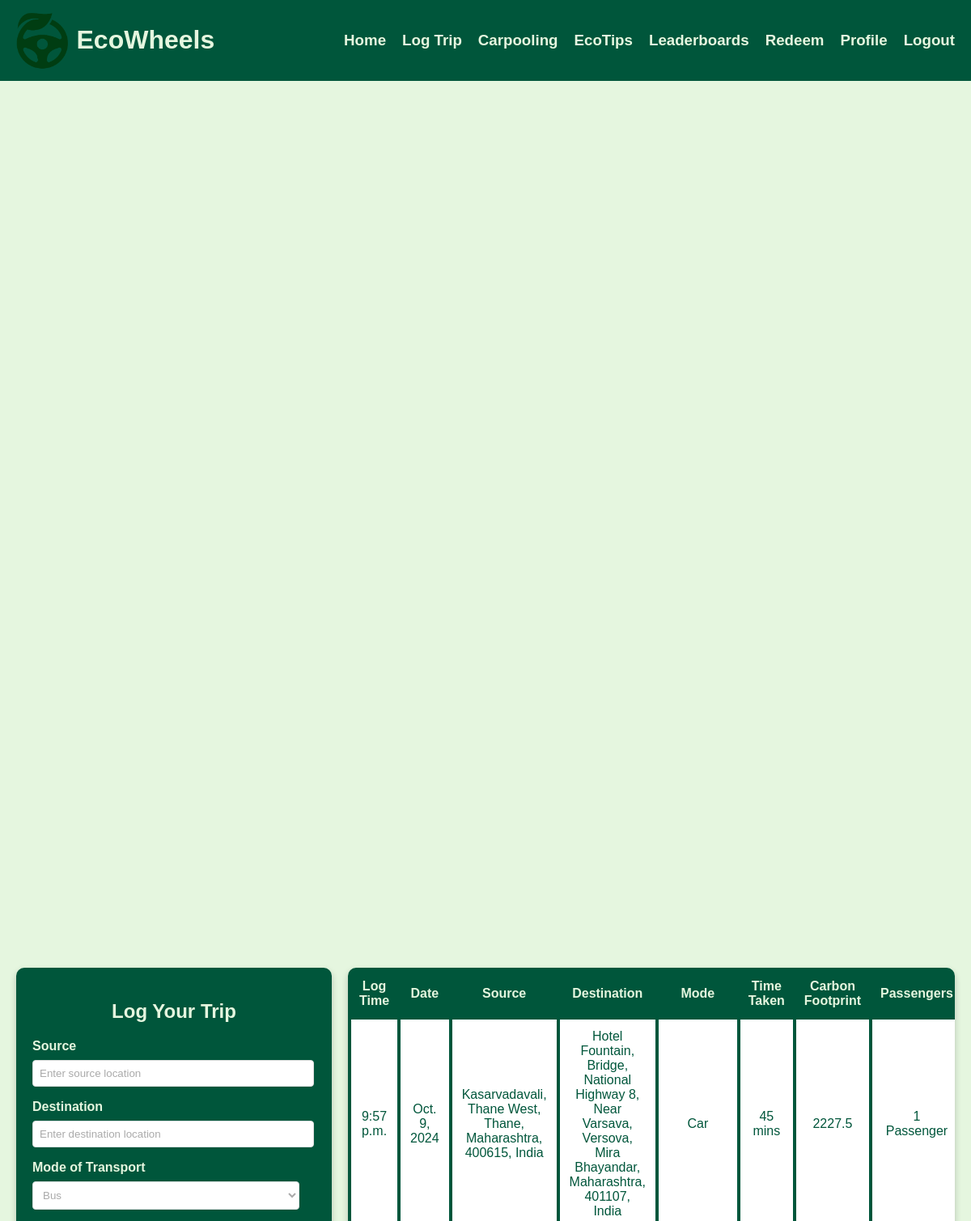
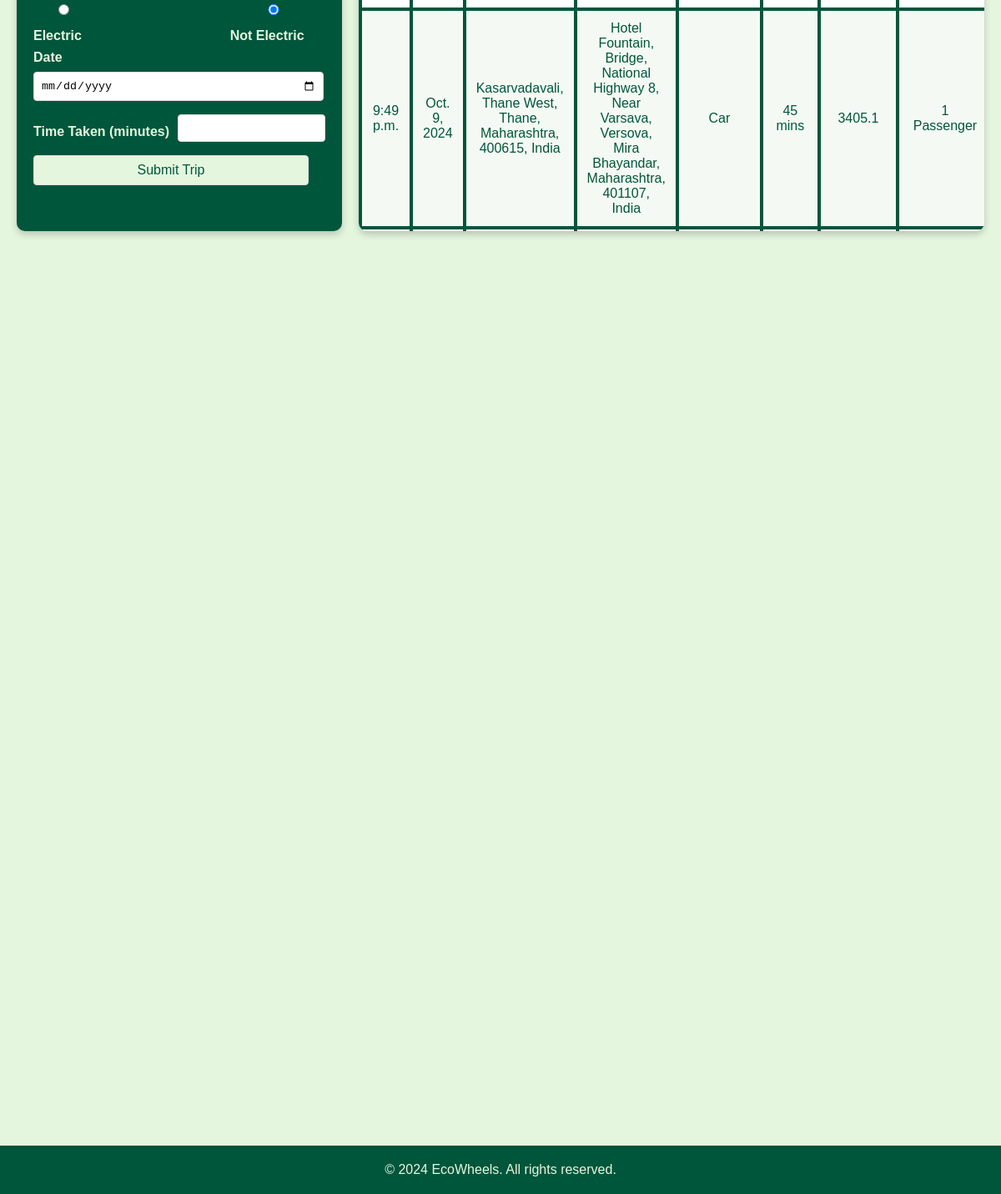
/logtrip/ (signed in), run on the app's committed database (2 pictures, top to bottom).
### main/models.py (models this page shows, shortened)
class TravelLog(models.Model):
    user = models.ForeignKey(User, on_delete=models.CASCADE)
    source_address = models.CharField(max_length=255)
    destination_address = models.CharField(max_length=255)
    source_latitude = models.FloatField()
    source_longitude = models.FloatField()
    destination_latitude = models.FloatField()
    destination_longitude = models.FloatField()
    distance = models.FloatField()
    date = models.DateField()
    time_taken = models.CharField(max_length=100)
    time_duration_fetched = models.CharField(max_length=100)  # New field
    is_electric = models.BooleanField()
    mode_of_transport = models.CharField(max_length=50)
    carbon_footprint = models.FloatField()
    log_time = models.TimeField()

### main/views.py (the view, shortened to what this page needs)
# urls.py: path('logtrip/', mviews.logtrip,name='logtrip'),
@login_required(login_url='/login/')
def logtrip(request):
    user = request.user
    travellog = TravelLog.objects.filter(user=user).order_by('-date', '-log_time')
    context = {
        'travellog': travellog,
        'OLAMAPS_API': OLAMAPS_API
    }
    return render(request, 'main/logtrip.html', context)

### templates/main/logtrip.html (shortened to what this page needs)
{% extends 'main/base.html' %}
{% load static %}
{% block extra_head %}
<link rel="stylesheet" href="{% static 'css/logtrip.css'%}">
{% endblock %}
{% block content %}
<div class="main-container">
    <div class="form-container">
        <h2>Log Your Trip</h2>
        <form id="trip-form" action="{% url 'logtrip' %}" method="post">
            <label for="source">Source</label>
            <input type="text" id="source-input" name="source" placeholder="Enter source location" required />
            <label for="destination">Destination</label>
            <input type="text" id="destination-input" name="destination" placeholder="Enter destination location" required />
            <label for="mode-of-transport">Mode of Transport</label>
            <select id="mode-of-transport" name="mode_of_transport" required>
                <option value="bus">Bus</option>
            </select>
            <div class="form-row">
                <label><input type="radio" name="is_electric" value="yes"> Electric</label>
                <label><input type="radio" name="is_electric" value="no" checked> Not Electric</label>
            </div>
            <label for="date">Date</label>
            <input type="date" id="date" name="date" required />
            <div class="form-row">
                <label for="time-taken">Time Taken (minutes)</label>
                <input type="number" id="time-taken" name="time_taken" step="1" required />
            </div>
            <button type="submit">Submit Trip</button>
        </form>
    </div>
    <div class="trip-table-container">
        <table>
            <thead>
                <tr>
                    <th>Log Time</th>
                    <th>Date</th>
                    <th>Source</th>
                    <th>Destination</th>
                    <th>Mode</th>
                    <th>Time Taken</th>
                    <th>Carbon Footprint</th>
                    <th>Passengers</th>
                </tr>
            </thead>
            <tbody>
                {% for trip in travellog %}
                <tr>
                    <td>{{ trip.log_time }}</td>
                    <td>{{ trip.date }}</td>
                    <td>{{ trip.source_address }}</td>
                    <td>{{ trip.destination_address }}</td>
                    {% with mode=trip.mode_of_transport %}
                    <td>
                        {% if mode|last in "1234" %}
                            {{ mode|slice:":-1"|title }}
                        {% else %}
                            {{ mode|title }}
                        {% endif %}
                    </td>
                    {% endwith %}
                    <td>{{ trip.time_taken }} mins</td>
                    <td>{{ trip.carbon_footprint }}</td>
                    <td>
                        {% if trip.mode_of_transport|last == "1" %}
                            1 Passenger
                        {% elif trip.mode_of_transport|last == "2" %}
                            2 Passengers
                        {% elif trip.mode_of_transport|last == "3" %}
                            3 Passengers
                        {% elif trip.mode_of_transport|last == "4" %}
                            4 Passengers
                        {% else %}
                            Unknown Number of Passengers
                        {% endif %}
                    </td>
                </tr>
                {% endfor %}
            </tbody>
        </table>
    </div>
</div>
{% endblock %}

### static/css/landingpage.css (style rules this page uses)
body { font-family: Arial, sans-serif; margin: 0; padding: 0; display: flex; flex-direction: column; height: 100vh; justify-content: space-between; background-color: #E5F6DF; }

### static/css/logtrip.css (style rules this page uses)
body { font-family: Arial, sans-serif; margin: 0; padding: 0; display: flex; flex-direction: column; height: 100vh; justify-content: space-between; background-color: #E5F6DF; }
.main-container { display: flex; justify-content: space-between; align-items: stretch; padding: 20px; }
.form-container { background-color: #00563B; padding: 20px; border-radius: 10px; max-width: 350px; width: 100%; box-shadow: 0 4px 8px rgba(0, 0, 0, 0.2); color: #E5F6DF; position: relative; margin: 0; flex-shrink: 0; height: 550px; }
.form-container h2 { text-align: center; color: #E5F6DF; margin-bottom: 20px; }
.form-container label { display: block; margin-bottom: 8px; color: #E5F6DF; font-weight: bold; }
.form-container input, .form-container select, .form-container button { width: calc(100% - 20px); padding: 8px; margin-bottom: 16px; border: 1px solid #ddd; border-radius: 4px; background-color: #fff; transition: all 0.3s ease; }
.form-container input::placeholder, .form-container select { color: #aaa; }
.form-container button { background-color: #E5F6DF; color: #00563B; font-size: 16px; cursor: pointer; }
.form-row { display: flex; justify-content: space-between; align-items: center; gap: 10px; }
.form-row input[type="number"] { flex: 1; }
.trip-table-container { background-color: #E5F6DF; border-radius: 10px; box-shadow: 0 4px 8px rgba(0, 0, 0, 0.2); width: 100%; margin-left: 20px; overflow-y: auto; height: 100%; flex-grow: 1; height: 590px; }
table { width: 100%; border-collapse: separate; border-spacing: 0; margin: 0; font-size: 16px; text-align: left; background-color: white; border: 2px solid #00563B; }
table thead th { background-color: #00563B; color: #E5F6DF; padding: 12px; text-align: center; }
table tbody td { padding: 12px; border: 2px solid #00563B; color: #00563B; text-align: center; }
table tbody tr:nth-child(even) { background-color: #f4f9f4; }

### data on the page
TravelLog: log_time "9:57 p.m.", date "Oct. 9, 2024", source_address "Kasarvadavali, Thane West, Thane, Maharashtra, 400615, India", destination_address "Hotel Fountain, Bridge, National Highway 8, Near Varsava, Versova, Mira Bhayandar, Maharashtra, 401107, India", mode_of_transport "Car", time_taken "45", carbon_footprint "2227.5", shows "1 Passenger"
TravelLog: log_time "9:49 p.m.", date "Oct. 9, 2024", source_address "Kasarvadavali, Thane West, Thane, Maharashtra, 400615, India", destination_address "Hotel Fountain, Bridge, National Highway 8, Near Varsava, Versova, Mira Bhayandar, Maharashtra, 401107, India", mode_of_transport "Car", time_taken "45", carbon_footprint "3405.1", shows "1 Passenger"
